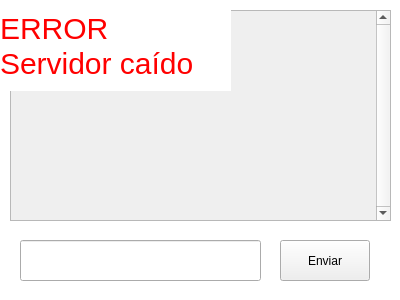
<?xml version="1.0" encoding="UTF-8"?>
<ui version="4.0">
 <class>Form</class>
 <widget class="QWidget" name="Form">
  <property name="geometry">
   <rect>
    <x>0</x>
    <y>0</y>
    <width>400</width>
    <height>300</height>
   </rect>
  </property>
  <property name="windowTitle">
   <string>Chat</string>
  </property>
  <widget class="QLabel" name="label">
   <property name="geometry">
    <rect>
     <x>0</x>
     <y>0</y>
     <width>400</width>
     <height>300</height>
    </rect>
   </property>
   <property name="autoFillBackground">
    <bool>true</bool>
   </property>
   <property name="styleSheet">
    <string notr="true">background-color: rgb(255, 255, 255);</string>
   </property>
   <property name="text">
    <string/>
   </property>
  </widget>
  <widget class="QScrollArea" name="scrollArea">
   <property name="geometry">
    <rect>
     <x>10</x>
     <y>10</y>
     <width>381</width>
     <height>211</height>
    </rect>
   </property>
   <property name="verticalScrollBarPolicy">
    <enum>Qt::ScrollBarAlwaysOn</enum>
   </property>
   <property name="widgetResizable">
    <bool>true</bool>
   </property>
   <widget class="QWidget" name="scroll_contents_widget">
    <property name="geometry">
     <rect>
      <x>0</x>
      <y>0</y>
      <width>366</width>
      <height>209</height>
     </rect>
    </property>
   </widget>
  </widget>
  <widget class="QPushButton" name="boton_enviar">
   <property name="geometry">
    <rect>
     <x>280</x>
     <y>240</y>
     <width>90</width>
     <height>41</height>
    </rect>
   </property>
   <property name="text">
    <string>Enviar</string>
   </property>
  </widget>
  <widget class="QLabel" name="label_desconexion_repentina">
   <property name="geometry">
    <rect>
     <x>0</x>
     <y>0</y>
     <width>231</width>
     <height>91</height>
    </rect>
   </property>
   <property name="autoFillBackground">
    <bool>false</bool>
   </property>
   <property name="styleSheet">
    <string notr="true">background-color: rgb(255, 255, 255);
color: rgb(255, 0, 0);
font-size: 30px;</string>
   </property>
   <property name="text">
    <string>ERROR
Servidor caído</string>
   </property>
  </widget>
  <widget class="QLineEdit" name="line_edit">
   <property name="geometry">
    <rect>
     <x>20</x>
     <y>240</y>
     <width>241</width>
     <height>41</height>
    </rect>
   </property>
  </widget>
 </widget>
 <resources/>
 <connections/>
</ui>
